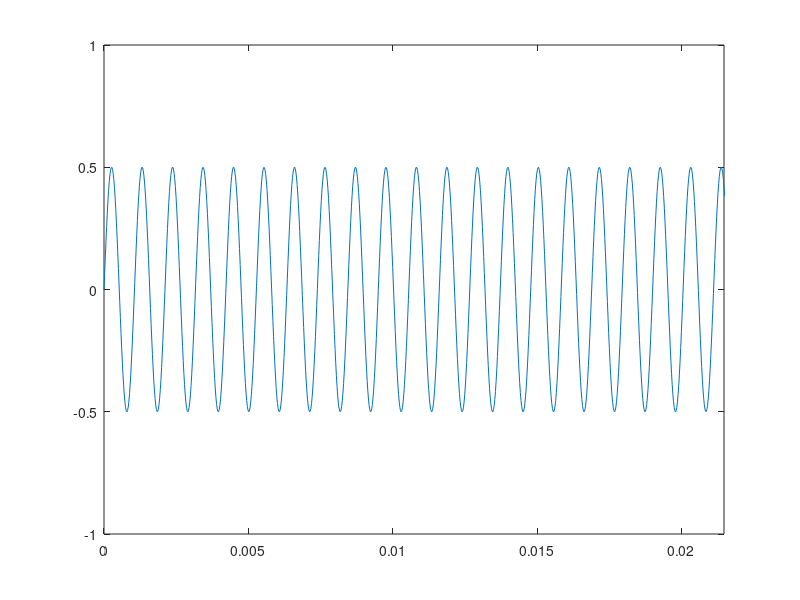
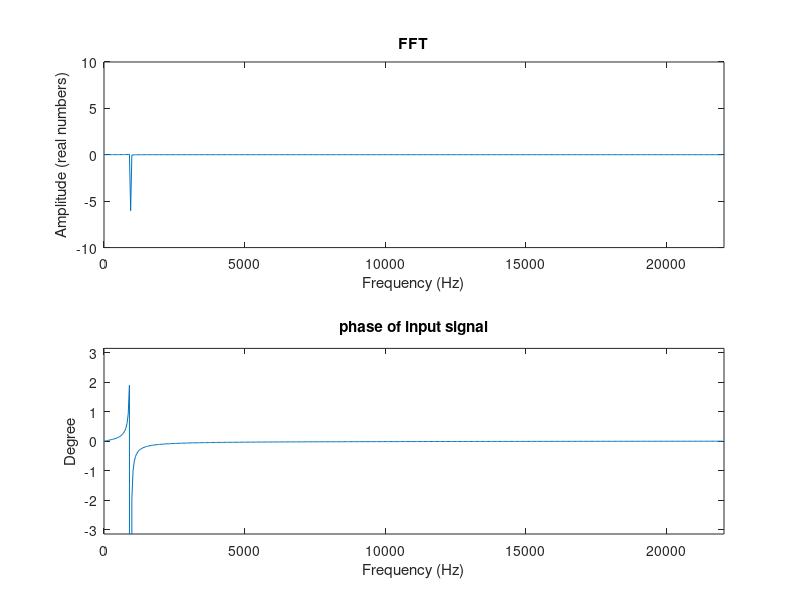
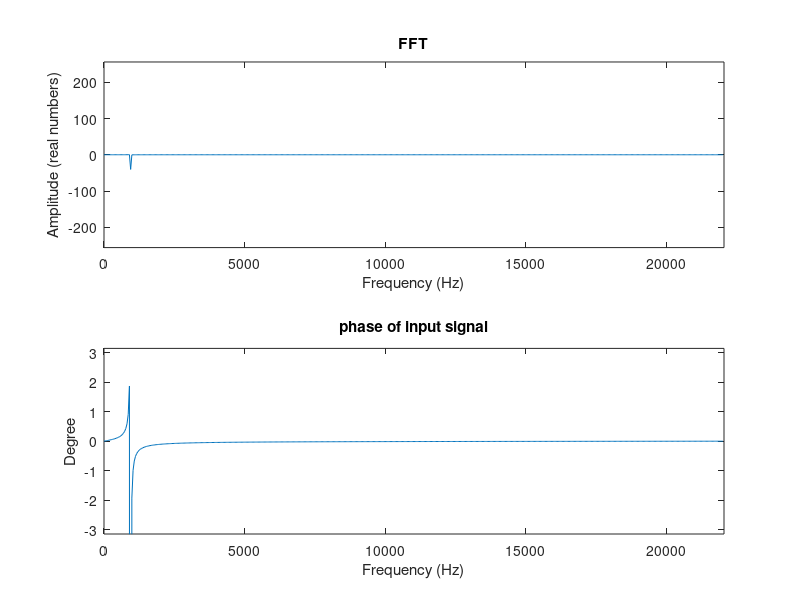
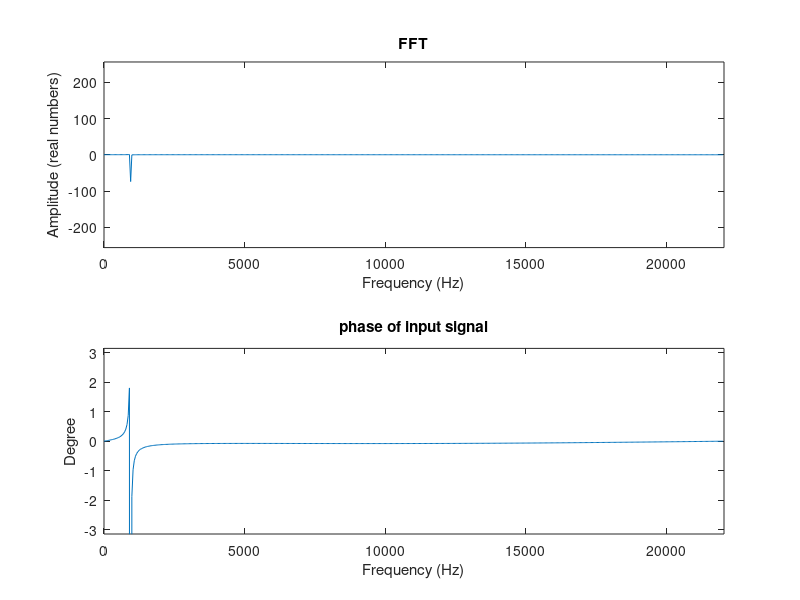

MATLAB code to generate these figures, in order:
%this script test the representation of fft complex number representation
%when the input signal is padded with various samples 
%the parameter "padedSamples" will be used in a for loop, to add a sample 
%per iteration in the displaying figures%
close all; clear;

%sine initial values
amp     = 0.5;
freq    = 947.1375;
fs      = 44100;
time    = 1; 
t       = (0 : 1/fs : time - 1/fs);
fftSize = 1024;

%create sine
x = amp * sin(2 * pi * t * freq);

%represent the time domain signal
figure (1),
plot (t, x)
axis([0 freq/fs -1 1 ])

%make fft
fftX = fft(x, fftSize);
halfFFT = fftX(1, 1: fftSize/2);

nVal  = (0 : fs/(fftSize) : (fs/2 - fs/fftSize) );
figure( 2 ), 
subplot(2, 1, 1), plot(nVal, real(halfFFT) ),
axis([0, fs/2, -10, 10]),
title('FFT'),
xlabel(' Frequency (Hz) '), ylabel('Amplitude (real numbers)'),
subplot(2,1,2), plot( nVal, imag(halfFFT) ),
axis([0, fs/2, -pi, pi])
title(' phase of input signal '), xlabel( 'Frequency (Hz)' ), ylabel( 'Degree' ),

%The loop will pad the signal with different values and the output will be
%displayed, in order to see how the real and imag part of FFT change.
padedSamples = 10; %ATTN! Changing this number affects the loop iteration time and padding to the signal
figureNumber = 4;
for i = 1:padedSamples
    padX = zeros(1,i);
    padedSig = [padX x];
    delayedSig = padedSig(1: length(padedSig)- length(padX) );

    figure (figureNumber),
    plot ( t, delayedSig)
    axis([0 freq/fs -1 1 ])

    delayedSigFFT     = fft( delayedSig, fftSize);
    halfDelayedSigFFT = delayedSigFFT(1, 1:fftSize/2);
    nVal              = (0 : fs/(fftSize) : (fs/2 - fs/fftSize) );

    figure( figureNumber ), 
    subplot(2, 1, 1), plot(nVal, real(halfDelayedSigFFT) ),
    axis([0, fs/2, -256, 256]),
    title('FFT'),
    xlabel(' Frequency (Hz) '), ylabel('Amplitude (real numbers)'),
    subplot(2,1,2), plot( nVal, imag(halfDelayedSigFFT) ),
    axis([0, fs/2, -pi, pi])
    title(' phase of input signal '), xlabel( 'Frequency (Hz)' ), ylabel( 'Degree' ),

    figureNumber = figureNumber + 1;
end
